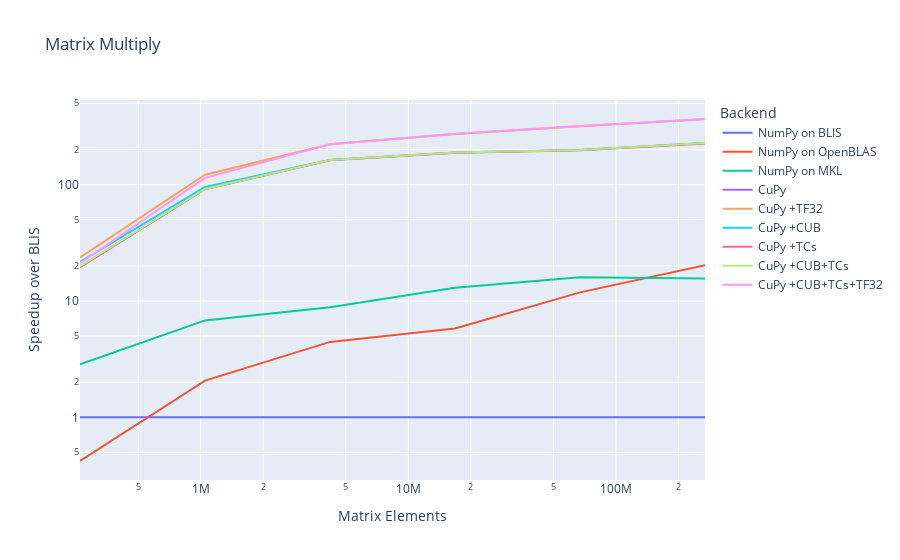
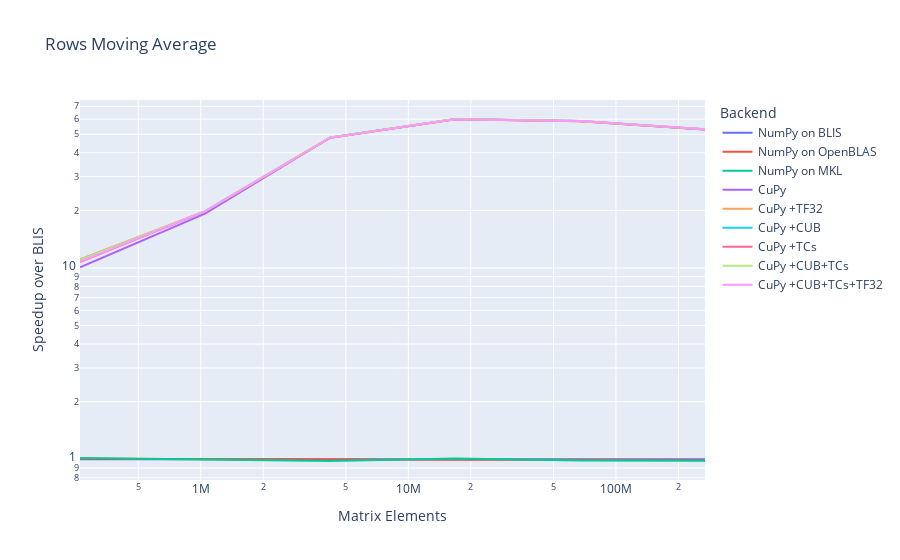
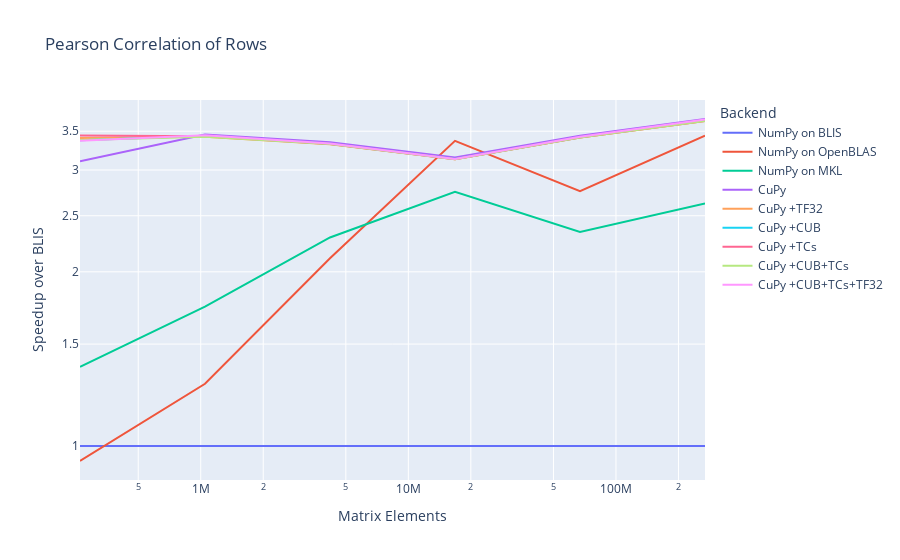
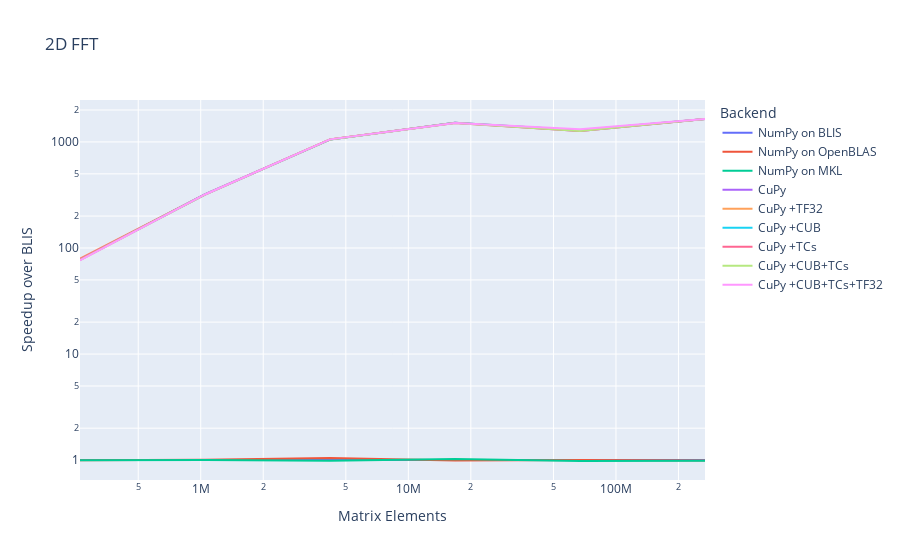

The notebook cell saved with these charts, in order:
### Code cell
for workload, workload_name in zip(workloads, workloads_names):

    # For every workload generate a performance chart
    speedups_dfs = []
    baselines = filtered(benches, operation=workload, Backend=backend_names[0])['mean_duration'].to_numpy()
    for backend in backend_names:
        measurements = filtered(benches, operation=workload, Backend=backend)['mean_duration'].to_numpy()
        assert len(baselines) == len(measurements)
        speedups = baselines / measurements
        df = pd.DataFrame({
            'Speedup over BLIS': speedups,
            'Matrix Elements': np.square(sizes),
            'Backend': [backend]*len(baselines),
        })
        speedups_dfs.append(df)

    speedups_df = pd.concat(speedups_dfs, ignore_index=True)
    fig = px.line(speedups_df, 
        x='Matrix Elements', 
        y='Speedup over BLIS', 
        color='Backend', 
        title=workload_name, 
        log_y=True,
        log_x = True,
    )
    fig.show()
    # fig.write_image('chart_' + workload + '.svg')

    # For every workload, print a table
    # best_cpu = filtered(benches, operation=workload, Backend='NumPy on MKL')['mean_duration'].to_numpy()
    # best_gpu = filtered(benches, operation=workload, Backend='CuPy +CUB+TCs+TF32')['mean_duration'].to_numpy()
    # speedups = best_cpu / best_gpu
    # speedups = ['{0:.1f}x'.format(x) for x in speedups]
    # speedups = ' | '.join(speedups)

### Figure 1 — Plotly figure (JSON) as saved in the notebook; plotly's stock layout.template omitted (floating-point values rounded to 4 significant figures)
{"data": [{"hovertemplate": "Backend=NumPy on BLIS<br>Matrix Elements=%{x}<br>Speedup over BLIS=%{y}<extra></extra>", "legendgroup": "NumPy on BLIS", "line": {"color": "#636efa", "dash": "solid"}, "marker": {"symbol": "circle"}, "mode": "lines", "name": "NumPy on BLIS", "orientation": "v", "showlegend": true, "type": "scatter", "x": [262144, 1048576, 4194304, 16777216, 67108864, 268435456], "xaxis": "x", "y": [1, 1, 1, 1, 1, 1], "yaxis": "y"}, {"hovertemplate": "Backend=NumPy on OpenBLAS<br>Matrix Elements=%{x}<br>Speedup over BLIS=%{y}<extra></extra>", "legendgroup": "NumPy on OpenBLAS", "line": {"color": "#EF553B", "dash": "solid"}, "marker": {"symbol": "circle"}, "mode": "lines", "name": "NumPy on OpenBLAS", "orientation": "v", "showlegend": true, "type": "scatter", "x": [262144, 1048576, 4194304, 16777216, 67108864, 268435456], "xaxis": "x", "y": [0.4211, 2.068, 4.448, 5.808, 11.86, 20.33], "yaxis": "y"}, {"hovertemplate": "Backend=NumPy on MKL<br>Matrix Elements=%{x}<br>Speedup over BLIS=%{y}<extra></extra>", "legendgroup": "NumPy on MKL", "line": {"color": "#00cc96", "dash": "solid"}, "marker": {"symbol": "circle"}, "mode": "lines", "name": "NumPy on MKL", "orientation": "v", "showlegend": true, "type": "scatter", "x": [262144, 1048576, 4194304, 16777216, 67108864, 268435456], "xaxis": "x", "y": [2.854, 6.807, 8.841, 12.98, 16.02, 15.58], "yaxis": "y"}, {"hovertemplate": "Backend=CuPy<br>Matrix Elements=%{x}<br>Speedup over BLIS=%{y}<extra></extra>", "legendgroup": "CuPy", "line": {"color": "#ab63fa", "dash": "solid"}, "marker": {"symbol": "circle"}, "mode": "lines", "name": "CuPy", "orientation": "v", "showlegend": true, "type": "scatter", "x": [262144, 1048576, 4194304, 16777216, 67108864, 268435456], "xaxis": "x", "y": [19.52, 91.86, 162.8, 188.6, 198.7, 227.6], "yaxis": "y"}, {"hovertemplate": "Backend=CuPy +TF32<br>Matrix Elements=%{x}<br>Speedup over BLIS=%{y}<extra></extra>", "legendgroup": "CuPy +TF32", "line": {"color": "#FFA15A", "dash": "solid"}, "marker": {"symbol": "circle"}, "mode": "lines", "name": "CuPy +TF32", "orientation": "v", "showlegend": true, "type": "scatter", "x": [262144, 1048576, 4194304, 16777216, 67108864, 268435456], "xaxis": "x", "y": [23.72, 121.8, 222.2, 272.9, 318.2, 364.2], "yaxis": "y"}, {"hovertemplate": "Backend=CuPy +CUB<br>Matrix Elements=%{x}<br>Speedup over BLIS=%{y}<extra></extra>", "legendgroup": "CuPy +CUB", "line": {"color": "#19d3f3", "dash": "solid"}, "marker": {"symbol": "circle"}, "mode": "lines", "name": "CuPy +CUB", "orientation": "v", "showlegend": true, "type": "scatter", "x": [262144, 1048576, 4194304, 16777216, 67108864, 268435456], "xaxis": "x", "y": [21.64, 95.53, 163.0, 188.4, 198.5, 227.4], "yaxis": "y"}, {"hovertemplate": "Backend=CuPy +TCs<br>Matrix Elements=%{x}<br>Speedup over BLIS=%{y}<extra></extra>", "legendgroup": "CuPy +TCs", "line": {"color": "#FF6692", "dash": "solid"}, "marker": {"symbol": "circle"}, "mode": "lines", "name": "CuPy +TCs", "orientation": "v", "showlegend": true, "type": "scatter", "x": [262144, 1048576, 4194304, 16777216, 67108864, 268435456], "xaxis": "x", "y": [19.66, 91.35, 161.9, 187.6, 197.9, 225.9], "yaxis": "y"}, {"hovertemplate": "Backend=CuPy +CUB+TCs<br>Matrix Elements=%{x}<br>Speedup over BLIS=%{y}<extra></extra>", "legendgroup": "CuPy +CUB+TCs", "line": {"color": "#B6E880", "dash": "solid"}, "marker": {"symbol": "circle"}, "mode": "lines", "name": "CuPy +CUB+TCs", "orientation": "v", "showlegend": true, "type": "scatter", "x": [262144, 1048576, 4194304, 16777216, 67108864, 268435456], "xaxis": "x", "y": [19.94, 91.91, 162.6, 188.5, 198.7, 227.6], "yaxis": "y"}, {"hovertemplate": "Backend=CuPy +CUB+TCs+TF32<br>Matrix Elements=%{x}<br>Speedup over BLIS=%{y}<extra></extra>", "legendgroup": "CuPy +CUB+TCs+TF32", "line": {"color": "#FF97FF", "dash": "solid"}, "marker": {"symbol": "circle"}, "mode": "lines", "name": "CuPy +CUB+TCs+TF32", "orientation": "v", "showlegend": true, "type": "scatter", "x": [262144, 1048576, 4194304, 16777216, 67108864, 268435456], "xaxis": "x", "y": [21.15, 114.5, 222.7, 274.2, 319.3, 366.7], "yaxis": "y"}], "layout": {"legend": {"title": {"text": "Backend"}, "tracegroupgap": 0}, "title": {"text": "Matrix Multiply"}, "xaxis": {"anchor": "y", "domain": [0, 1], "title": {"text": "Matrix Elements"}, "type": "log"}, "yaxis": {"anchor": "x", "domain": [0, 1], "title": {"text": "Speedup over BLIS"}, "type": "log"}}}

### Figure 2 — Plotly figure (JSON) as saved in the notebook; plotly's stock layout.template omitted (floating-point values rounded to 4 significant figures)
{"data": [{"hovertemplate": "Backend=NumPy on BLIS<br>Matrix Elements=%{x}<br>Speedup over BLIS=%{y}<extra></extra>", "legendgroup": "NumPy on BLIS", "line": {"color": "#636efa", "dash": "solid"}, "marker": {"symbol": "circle"}, "mode": "lines", "name": "NumPy on BLIS", "orientation": "v", "showlegend": true, "type": "scatter", "x": [262144, 1048576, 4194304, 16777216, 67108864, 268435456], "xaxis": "x", "y": [1, 1, 1, 1, 1, 1], "yaxis": "y"}, {"hovertemplate": "Backend=NumPy on OpenBLAS<br>Matrix Elements=%{x}<br>Speedup over BLIS=%{y}<extra></extra>", "legendgroup": "NumPy on OpenBLAS", "line": {"color": "#EF553B", "dash": "solid"}, "marker": {"symbol": "circle"}, "mode": "lines", "name": "NumPy on OpenBLAS", "orientation": "v", "showlegend": true, "type": "scatter", "x": [262144, 1048576, 4194304, 16777216, 67108864, 268435456], "xaxis": "x", "y": [1.006, 0.999, 0.9942, 0.9921, 0.9928, 0.9883], "yaxis": "y"}, {"hovertemplate": "Backend=NumPy on MKL<br>Matrix Elements=%{x}<br>Speedup over BLIS=%{y}<extra></extra>", "legendgroup": "NumPy on MKL", "line": {"color": "#00cc96", "dash": "solid"}, "marker": {"symbol": "circle"}, "mode": "lines", "name": "NumPy on MKL", "orientation": "v", "showlegend": true, "type": "scatter", "x": [262144, 1048576, 4194304, 16777216, 67108864, 268435456], "xaxis": "x", "y": [1.015, 0.9961, 0.9786, 1.01, 0.9856, 0.983], "yaxis": "y"}, {"hovertemplate": "Backend=CuPy<br>Matrix Elements=%{x}<br>Speedup over BLIS=%{y}<extra></extra>", "legendgroup": "CuPy", "line": {"color": "#ab63fa", "dash": "solid"}, "marker": {"symbol": "circle"}, "mode": "lines", "name": "CuPy", "orientation": "v", "showlegend": true, "type": "scatter", "x": [262144, 1048576, 4194304, 16777216, 67108864, 268435456], "xaxis": "x", "y": [10.07, 19.24, 48.02, 60.08, 58.68, 53.09], "yaxis": "y"}, {"hovertemplate": "Backend=CuPy +TF32<br>Matrix Elements=%{x}<br>Speedup over BLIS=%{y}<extra></extra>", "legendgroup": "CuPy +TF32", "line": {"color": "#FFA15A", "dash": "solid"}, "marker": {"symbol": "circle"}, "mode": "lines", "name": "CuPy +TF32", "orientation": "v", "showlegend": true, "type": "scatter", "x": [262144, 1048576, 4194304, 16777216, 67108864, 268435456], "xaxis": "x", "y": [11.08, 19.78, 47.93, 59.84, 58.52, 52.94], "yaxis": "y"}, {"hovertemplate": "Backend=CuPy +CUB<br>Matrix Elements=%{x}<br>Speedup over BLIS=%{y}<extra></extra>", "legendgroup": "CuPy +CUB", "line": {"color": "#19d3f3", "dash": "solid"}, "marker": {"symbol": "circle"}, "mode": "lines", "name": "CuPy +CUB", "orientation": "v", "showlegend": true, "type": "scatter", "x": [262144, 1048576, 4194304, 16777216, 67108864, 268435456], "xaxis": "x", "y": [10.99, 19.7, 48.0, 59.95, 58.6, 53.01], "yaxis": "y"}, {"hovertemplate": "Backend=CuPy +TCs<br>Matrix Elements=%{x}<br>Speedup over BLIS=%{y}<extra></extra>", "legendgroup": "CuPy +TCs", "line": {"color": "#FF6692", "dash": "solid"}, "marker": {"symbol": "circle"}, "mode": "lines", "name": "CuPy +TCs", "orientation": "v", "showlegend": true, "type": "scatter", "x": [262144, 1048576, 4194304, 16777216, 67108864, 268435456], "xaxis": "x", "y": [10.73, 19.74, 47.91, 59.85, 58.52, 52.94], "yaxis": "y"}, {"hovertemplate": "Backend=CuPy +CUB+TCs<br>Matrix Elements=%{x}<br>Speedup over BLIS=%{y}<extra></extra>", "legendgroup": "CuPy +CUB+TCs", "line": {"color": "#B6E880", "dash": "solid"}, "marker": {"symbol": "circle"}, "mode": "lines", "name": "CuPy +CUB+TCs", "orientation": "v", "showlegend": true, "type": "scatter", "x": [262144, 1048576, 4194304, 16777216, 67108864, 268435456], "xaxis": "x", "y": [10.98, 19.83, 48.04, 60.0, 58.65, 53.06], "yaxis": "y"}, {"hovertemplate": "Backend=CuPy +CUB+TCs+TF32<br>Matrix Elements=%{x}<br>Speedup over BLIS=%{y}<extra></extra>", "legendgroup": "CuPy +CUB+TCs+TF32", "line": {"color": "#FF97FF", "dash": "solid"}, "marker": {"symbol": "circle"}, "mode": "lines", "name": "CuPy +CUB+TCs+TF32", "orientation": "v", "showlegend": true, "type": "scatter", "x": [262144, 1048576, 4194304, 16777216, 67108864, 268435456], "xaxis": "x", "y": [10.81, 19.78, 48.0, 59.96, 58.64, 53.03], "yaxis": "y"}], "layout": {"legend": {"title": {"text": "Backend"}, "tracegroupgap": 0}, "title": {"text": "Rows Moving Average"}, "xaxis": {"anchor": "y", "domain": [0, 1], "title": {"text": "Matrix Elements"}, "type": "log"}, "yaxis": {"anchor": "x", "domain": [0, 1], "title": {"text": "Speedup over BLIS"}, "type": "log"}}}

### Figure 3 — Plotly figure (JSON) as saved in the notebook; plotly's stock layout.template omitted (floating-point values rounded to 4 significant figures)
{"data": [{"hovertemplate": "Backend=NumPy on BLIS<br>Matrix Elements=%{x}<br>Speedup over BLIS=%{y}<extra></extra>", "legendgroup": "NumPy on BLIS", "line": {"color": "#636efa", "dash": "solid"}, "marker": {"symbol": "circle"}, "mode": "lines", "name": "NumPy on BLIS", "orientation": "v", "showlegend": true, "type": "scatter", "x": [262144, 1048576, 4194304, 16777216, 67108864, 268435456], "xaxis": "x", "y": [1, 1, 1, 1, 1, 1], "yaxis": "y"}, {"hovertemplate": "Backend=NumPy on OpenBLAS<br>Matrix Elements=%{x}<br>Speedup over BLIS=%{y}<extra></extra>", "legendgroup": "NumPy on OpenBLAS", "line": {"color": "#EF553B", "dash": "solid"}, "marker": {"symbol": "circle"}, "mode": "lines", "name": "NumPy on OpenBLAS", "orientation": "v", "showlegend": true, "type": "scatter", "x": [262144, 1048576, 4194304, 16777216, 67108864, 268435456], "xaxis": "x", "y": [0.9418, 1.281, 2.111, 3.369, 2.756, 3.439], "yaxis": "y"}, {"hovertemplate": "Backend=NumPy on MKL<br>Matrix Elements=%{x}<br>Speedup over BLIS=%{y}<extra></extra>", "legendgroup": "NumPy on MKL", "line": {"color": "#00cc96", "dash": "solid"}, "marker": {"symbol": "circle"}, "mode": "lines", "name": "NumPy on MKL", "orientation": "v", "showlegend": true, "type": "scatter", "x": [262144, 1048576, 4194304, 16777216, 67108864, 268435456], "xaxis": "x", "y": [1.37, 1.741, 2.293, 2.749, 2.345, 2.625], "yaxis": "y"}, {"hovertemplate": "Backend=CuPy<br>Matrix Elements=%{x}<br>Speedup over BLIS=%{y}<extra></extra>", "legendgroup": "CuPy", "line": {"color": "#ab63fa", "dash": "solid"}, "marker": {"symbol": "circle"}, "mode": "lines", "name": "CuPy", "orientation": "v", "showlegend": true, "type": "scatter", "x": [262144, 1048576, 4194304, 16777216, 67108864, 268435456], "xaxis": "x", "y": [3.105, 3.454, 3.35, 3.154, 3.439, 3.675], "yaxis": "y"}, {"hovertemplate": "Backend=CuPy +TF32<br>Matrix Elements=%{x}<br>Speedup over BLIS=%{y}<extra></extra>", "legendgroup": "CuPy +TF32", "line": {"color": "#FFA15A", "dash": "solid"}, "marker": {"symbol": "circle"}, "mode": "lines", "name": "CuPy +TF32", "orientation": "v", "showlegend": true, "type": "scatter", "x": [262144, 1048576, 4194304, 16777216, 67108864, 268435456], "xaxis": "x", "y": [3.407, 3.423, 3.324, 3.13, 3.413, 3.647], "yaxis": "y"}, {"hovertemplate": "Backend=CuPy +CUB<br>Matrix Elements=%{x}<br>Speedup over BLIS=%{y}<extra></extra>", "legendgroup": "CuPy +CUB", "line": {"color": "#19d3f3", "dash": "solid"}, "marker": {"symbol": "circle"}, "mode": "lines", "name": "CuPy +CUB", "orientation": "v", "showlegend": true, "type": "scatter", "x": [262144, 1048576, 4194304, 16777216, 67108864, 268435456], "xaxis": "x", "y": [3.377, 3.439, 3.33, 3.133, 3.419, 3.656], "yaxis": "y"}, {"hovertemplate": "Backend=CuPy +TCs<br>Matrix Elements=%{x}<br>Speedup over BLIS=%{y}<extra></extra>", "legendgroup": "CuPy +TCs", "line": {"color": "#FF6692", "dash": "solid"}, "marker": {"symbol": "circle"}, "mode": "lines", "name": "CuPy +TCs", "orientation": "v", "showlegend": true, "type": "scatter", "x": [262144, 1048576, 4194304, 16777216, 67108864, 268435456], "xaxis": "x", "y": [3.442, 3.43, 3.326, 3.13, 3.414, 3.647], "yaxis": "y"}, {"hovertemplate": "Backend=CuPy +CUB+TCs<br>Matrix Elements=%{x}<br>Speedup over BLIS=%{y}<extra></extra>", "legendgroup": "CuPy +CUB+TCs", "line": {"color": "#B6E880", "dash": "solid"}, "marker": {"symbol": "circle"}, "mode": "lines", "name": "CuPy +CUB+TCs", "orientation": "v", "showlegend": true, "type": "scatter", "x": [262144, 1048576, 4194304, 16777216, 67108864, 268435456], "xaxis": "x", "y": [3.382, 3.423, 3.325, 3.13, 3.414, 3.647], "yaxis": "y"}, {"hovertemplate": "Backend=CuPy +CUB+TCs+TF32<br>Matrix Elements=%{x}<br>Speedup over BLIS=%{y}<extra></extra>", "legendgroup": "CuPy +CUB+TCs+TF32", "line": {"color": "#FF97FF", "dash": "solid"}, "marker": {"symbol": "circle"}, "mode": "lines", "name": "CuPy +CUB+TCs+TF32", "orientation": "v", "showlegend": true, "type": "scatter", "x": [262144, 1048576, 4194304, 16777216, 67108864, 268435456], "xaxis": "x", "y": [3.37, 3.445, 3.333, 3.135, 3.425, 3.669], "yaxis": "y"}], "layout": {"legend": {"title": {"text": "Backend"}, "tracegroupgap": 0}, "title": {"text": "Pearson Correlation of Rows"}, "xaxis": {"anchor": "y", "domain": [0, 1], "title": {"text": "Matrix Elements"}, "type": "log"}, "yaxis": {"anchor": "x", "domain": [0, 1], "title": {"text": "Speedup over BLIS"}, "type": "log"}}}

### Figure 4 — Plotly figure (JSON) as saved in the notebook; plotly's stock layout.template omitted (floating-point values rounded to 4 significant figures)
{"data": [{"hovertemplate": "Backend=NumPy on BLIS<br>Matrix Elements=%{x}<br>Speedup over BLIS=%{y}<extra></extra>", "legendgroup": "NumPy on BLIS", "line": {"color": "#636efa", "dash": "solid"}, "marker": {"symbol": "circle"}, "mode": "lines", "name": "NumPy on BLIS", "orientation": "v", "showlegend": true, "type": "scatter", "x": [262144, 1048576, 4194304, 16777216, 67108864, 268435456], "xaxis": "x", "y": [1, 1, 1, 1, 1, 1], "yaxis": "y"}, {"hovertemplate": "Backend=NumPy on OpenBLAS<br>Matrix Elements=%{x}<br>Speedup over BLIS=%{y}<extra></extra>", "legendgroup": "NumPy on OpenBLAS", "line": {"color": "#EF553B", "dash": "solid"}, "marker": {"symbol": "circle"}, "mode": "lines", "name": "NumPy on OpenBLAS", "orientation": "v", "showlegend": true, "type": "scatter", "x": [262144, 1048576, 4194304, 16777216, 67108864, 268435456], "xaxis": "x", "y": [0.995, 1.008, 1.048, 0.9942, 1.002, 0.9893], "yaxis": "y"}, {"hovertemplate": "Backend=NumPy on MKL<br>Matrix Elements=%{x}<br>Speedup over BLIS=%{y}<extra></extra>", "legendgroup": "NumPy on MKL", "line": {"color": "#00cc96", "dash": "solid"}, "marker": {"symbol": "circle"}, "mode": "lines", "name": "NumPy on MKL", "orientation": "v", "showlegend": true, "type": "scatter", "x": [262144, 1048576, 4194304, 16777216, 67108864, 268435456], "xaxis": "x", "y": [0.9975, 1.005, 0.9887, 1.025, 0.9809, 0.9887], "yaxis": "y"}, {"hovertemplate": "Backend=CuPy<br>Matrix Elements=%{x}<br>Speedup over BLIS=%{y}<extra></extra>", "legendgroup": "CuPy", "line": {"color": "#ab63fa", "dash": "solid"}, "marker": {"symbol": "circle"}, "mode": "lines", "name": "CuPy", "orientation": "v", "showlegend": true, "type": "scatter", "x": [262144, 1048576, 4194304, 16777216, 67108864, 268435456], "xaxis": "x", "y": [77.2, 321.9, 1056.0, 1512.0, 1270.0, 1644.0], "yaxis": "y"}, {"hovertemplate": "Backend=CuPy +TF32<br>Matrix Elements=%{x}<br>Speedup over BLIS=%{y}<extra></extra>", "legendgroup": "CuPy +TF32", "line": {"color": "#FFA15A", "dash": "solid"}, "marker": {"symbol": "circle"}, "mode": "lines", "name": "CuPy +TF32", "orientation": "v", "showlegend": true, "type": "scatter", "x": [262144, 1048576, 4194304, 16777216, 67108864, 268435456], "xaxis": "x", "y": [79.43, 320.8, 1053.0, 1519.0, 1286.0, 1643.0], "yaxis": "y"}, {"hovertemplate": "Backend=CuPy +CUB<br>Matrix Elements=%{x}<br>Speedup over BLIS=%{y}<extra></extra>", "legendgroup": "CuPy +CUB", "line": {"color": "#19d3f3", "dash": "solid"}, "marker": {"symbol": "circle"}, "mode": "lines", "name": "CuPy +CUB", "orientation": "v", "showlegend": true, "type": "scatter", "x": [262144, 1048576, 4194304, 16777216, 67108864, 268435456], "xaxis": "x", "y": [77.85, 319.3, 1052.0, 1515.0, 1287.0, 1643.0], "yaxis": "y"}, {"hovertemplate": "Backend=CuPy +TCs<br>Matrix Elements=%{x}<br>Speedup over BLIS=%{y}<extra></extra>", "legendgroup": "CuPy +TCs", "line": {"color": "#FF6692", "dash": "solid"}, "marker": {"symbol": "circle"}, "mode": "lines", "name": "CuPy +TCs", "orientation": "v", "showlegend": true, "type": "scatter", "x": [262144, 1048576, 4194304, 16777216, 67108864, 268435456], "xaxis": "x", "y": [78.45, 317.9, 1057.0, 1511.0, 1270.0, 1644.0], "yaxis": "y"}, {"hovertemplate": "Backend=CuPy +CUB+TCs<br>Matrix Elements=%{x}<br>Speedup over BLIS=%{y}<extra></extra>", "legendgroup": "CuPy +CUB+TCs", "line": {"color": "#B6E880", "dash": "solid"}, "marker": {"symbol": "circle"}, "mode": "lines", "name": "CuPy +CUB+TCs", "orientation": "v", "showlegend": true, "type": "scatter", "x": [262144, 1048576, 4194304, 16777216, 67108864, 268435456], "xaxis": "x", "y": [76.68, 318.3, 1056.0, 1511.0, 1268.0, 1645.0], "yaxis": "y"}, {"hovertemplate": "Backend=CuPy +CUB+TCs+TF32<br>Matrix Elements=%{x}<br>Speedup over BLIS=%{y}<extra></extra>", "legendgroup": "CuPy +CUB+TCs+TF32", "line": {"color": "#FF97FF", "dash": "solid"}, "marker": {"symbol": "circle"}, "mode": "lines", "name": "CuPy +CUB+TCs+TF32", "orientation": "v", "showlegend": true, "type": "scatter", "x": [262144, 1048576, 4194304, 16777216, 67108864, 268435456], "xaxis": "x", "y": [76.24, 319.4, 1057.0, 1505.0, 1314.0, 1644.0], "yaxis": "y"}], "layout": {"legend": {"title": {"text": "Backend"}, "tracegroupgap": 0}, "title": {"text": "2D FFT"}, "xaxis": {"anchor": "y", "domain": [0, 1], "title": {"text": "Matrix Elements"}, "type": "log"}, "yaxis": {"anchor": "x", "domain": [0, 1], "title": {"text": "Speedup over BLIS"}, "type": "log"}}}
